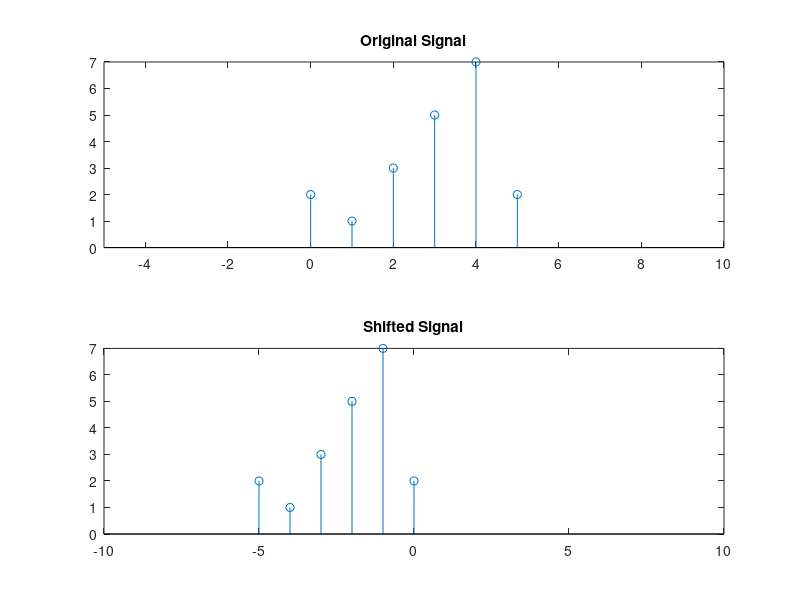

This chart was generated by the following MATLAB code:
t=0:5;
x=[2 1 3 5 7 2];

subplot(2,1,1)
stem(t,x)
xlim([-5 10])
title('Original Signal')

to=input('Enter a Number')
if to>0
    a=-to;
    b=0;
elseif to<0
    a=0;
    b=-to;
else
    a=0;
    b=0;
end
   
subplot(2,1,2)
stem(t-to,x)
xlim([a-5 b+10])
title('Shifted Signal')
